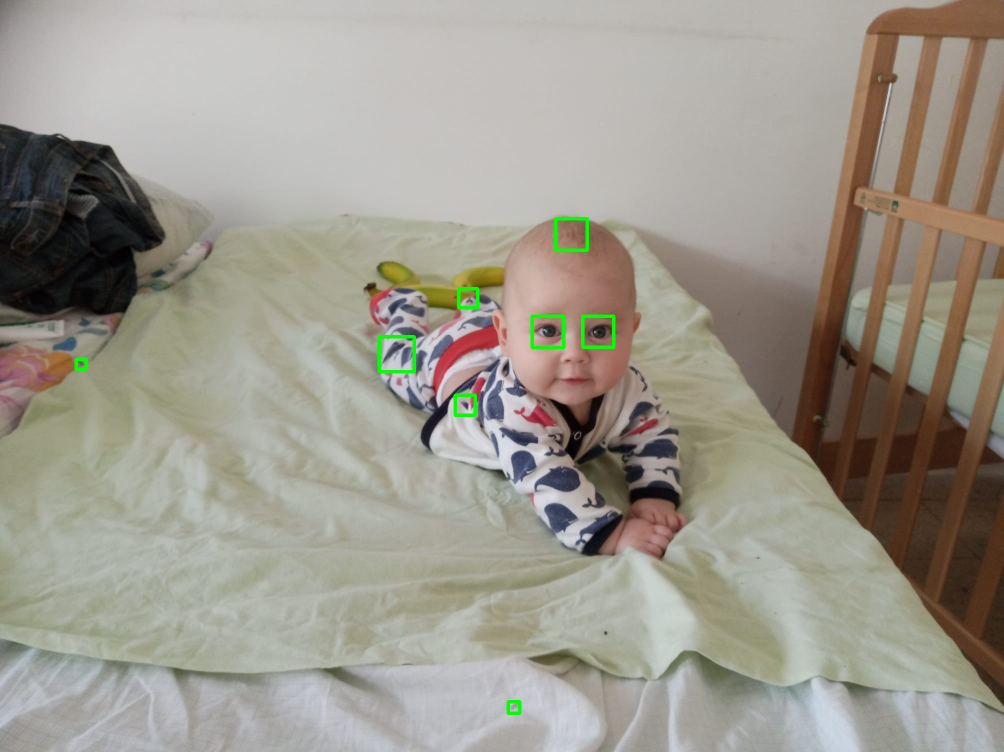
#> input picture detection_examples/5MonthsEitan.jpg, 2008 x 1504 px, given in place of the camera (shown at 1/2 size)
$ python blink_detection_with_computations.py
#> lines starting #> are read from the running program, lines starting #| are printed output that depends on the picture; after the words box and inside, x2 and y2 are one past the last pixel; in counts of white or black regions, pixels touching at a corner belong together
# All the imports go here
import numpy as np
import cv2
import time

# Initializing the face and eye cascade classifiers from xml files
face_cascade = cv2.CascadeClassifier('haarcascade_frontalface_default.xml')
eye_cascade = cv2.CascadeClassifier('haarcascade_eye_tree_eyeglasses.xml')

# Variable store execution state
first_read = True

# Starting the video capture
cap = cv2.VideoCapture(0)
ret, img = cap.read()
#> img is the input picture: shape (1504, 2008, 3); mean B, G, R 140.8, 152.1, 156.5
zero_frame_time = time.time()
last_blink_frame = 0
while (ret):
    ret, img = cap.read()
    # Converting the recorded image to grayscale
    gray = cv2.cvtColor(img, cv2.COLOR_BGR2GRAY)
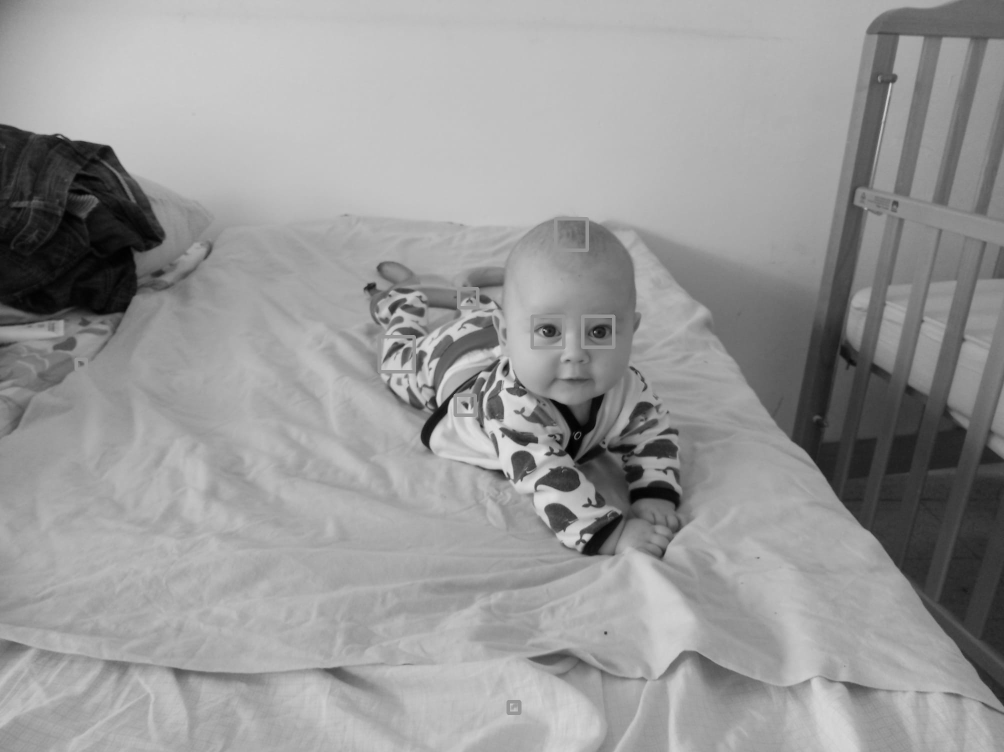
#> gray: shape (1504, 2008) (shown at 1/2 size); min 0, max 225, mean 152.1
    # Applying filter to remove impurities
    gray = cv2.bilateralFilter(gray, 5, 1, 1)

    # Detecting the face for region of image to be fed to eye classifier
    faces = face_cascade.detectMultiScale(gray, 1.3, 5, minSize=(200, 200))
#> faces = [[985, 536, 316, 316]]
    if (len(faces) > 0):
        for (x, y, w, h) in faces:
            img = cv2.rectangle(img, (x, y), (x + w, y + h), (0, 255, 0), 2)

            # roi_face is face which is input to eye classifier
            roi_face = gray[y:y + h, x:x + w]
            roi_face_clr = img[y:y + h, x:x + w]
            eyes = eye_cascade.detectMultiScale(roi_face, 1.3, 5, minSize=(50, 50))

            # Examining the length of eyes object for eyes
            if (len(eyes) >= 2):
                # Check if program is running for detection
                if (first_read):
                    current_frame = (time.time()-zero_frame_time)//0.033
                    cv2.putText(img,
                                f"Open eye detected, frame_number{current_frame}, ",
                                (30, 30),
                                cv2.FONT_HERSHEY_PLAIN, 1,
                                (0, 255, 0), 2)
                    cv2.putText(img,
                                f"frames elapsed since the last blink{current_frame - last_blink_frame}",
                                (70, 70),
                                cv2.FONT_HERSHEY_PLAIN, 1,
                                (0, 255, 0), 2)
                else:
                    current_frame = (time.time() - zero_frame_time) // 0.033
                    cv2.putText(img,
                                f"Eyes open, frame_number{current_frame}, ", (30, 30),
                                cv2.FONT_HERSHEY_PLAIN, 1,
                                (255, 255, 255), 2)
                    cv2.putText(img,
                                f"frames elapsed since the last blink{current_frame - last_blink_frame}",
                                (70, 70),
                                cv2.FONT_HERSHEY_PLAIN, 1,
                                (0, 255, 0), 2)
            else:
                current_frame = (time.time() - zero_frame_time) // 0.033
                if (first_read):
                    # To ensure if the eyes are present before starting
                    cv2.putText(img,
                                f"BLINK! frame_number{current_frame}, ", (30, 30),
                                cv2.FONT_HERSHEY_PLAIN, 1,
                                (0, 0, 255), 2)
                    cv2.putText(img,
                                f"frames elapsed since the last blink{current_frame - last_blink_frame}",
                                (70, 70),
                                cv2.FONT_HERSHEY_PLAIN, 1,
                                (0, 255, 0), 2)
                    last_blink_frame = current_frame
                else:
                    # This will print on console and restart the algorithm
                    print(f"Blink detected--------------\nframe_number{current_frame}, "
                                f"\nframes elapsed since the last blink{current_frame-last_blink_frame}")
                    cv2.waitKey(3000)
                    first_read = True
                    last_blink_frame = current_frame
#> this loop made 1 pass
#> (x, y, w, h, eyes) on pass 1: (985, 536, 316, 316, [[80, 95, 62, 62], [188, 100, 57, 57]])
#> pass 1, `img = cv2.rectangle(img, (x, y), (x + w, y + h), (0, 255, 0), 2)`:
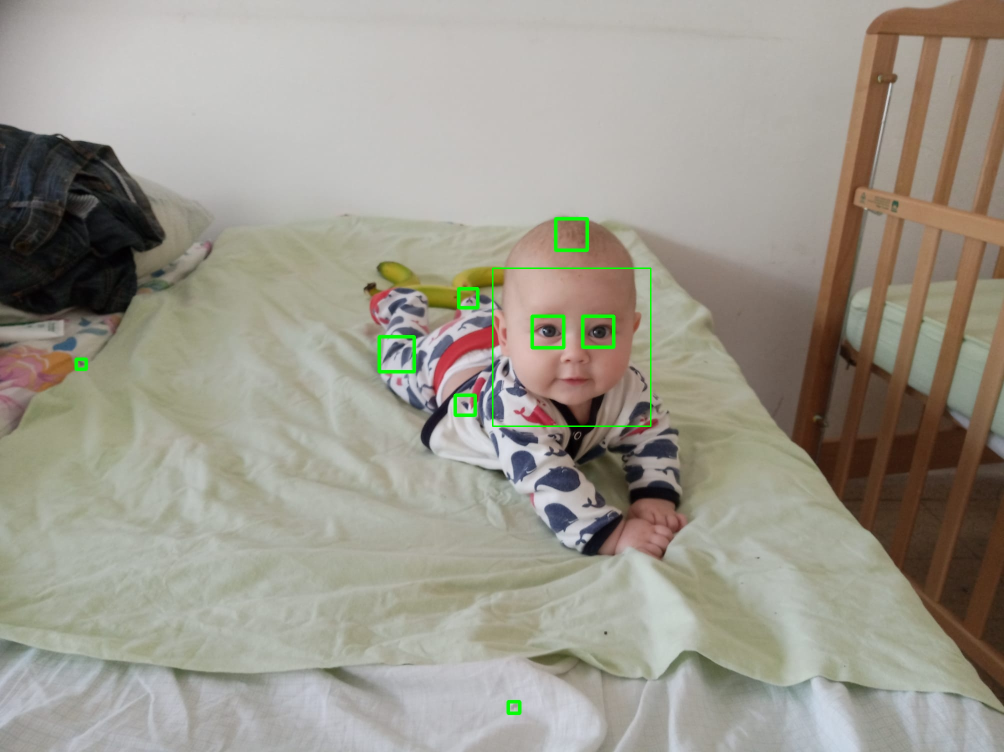
#> img: shape (1504, 2008, 3) (shown at 1/2 size); 0.13% of pixels changed, all inside (x1, y1, x2, y2) = (984, 535, 1303, 854)
#> pass 1, `roi_face = gray[y:y + h, x:x + w]`:
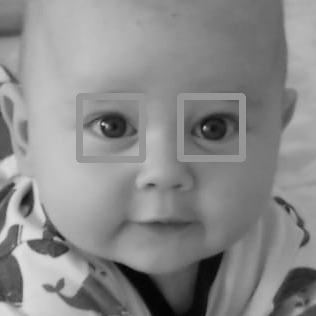
#> roi_face: shape (316, 316); min 2, max 225, mean 137.7
#> pass 1, `roi_face_clr = img[y:y + h, x:x + w]`:
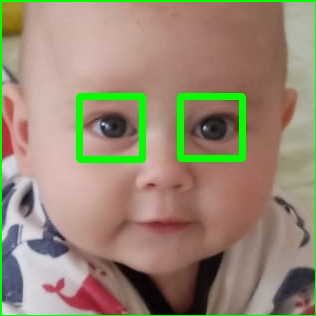
#> roi_face_clr: shape (316, 316, 3); mean B, G, R 114.3, 136.3, 151.6
#> after the loop:
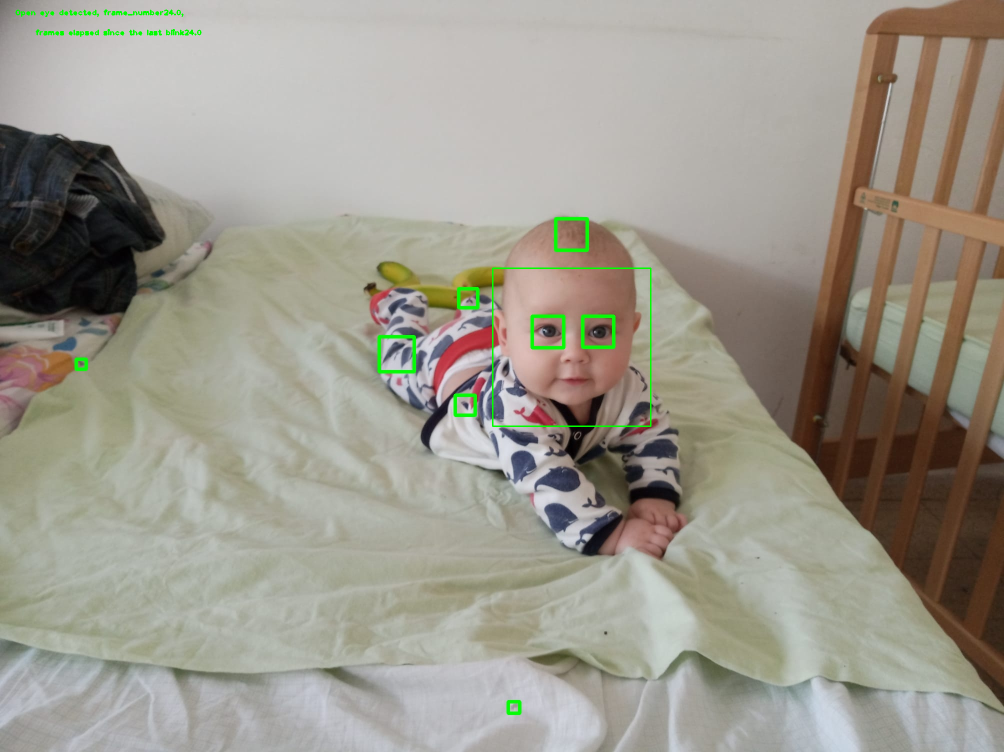
#> img: shape (1504, 2008, 3) (shown at 1/2 size); 0.11% of pixels changed, all inside (x1, y1, x2, y2) = (31, 19, 403, 74)

    else:
        cv2.putText(img,
                    "No face detected", (100, 100),
                    cv2.FONT_HERSHEY_PLAIN, 3,
                    (0, 255, 0), 2)

    # Controlling the algorithm with keys
    cv2.imshow('img', img)
    a = cv2.waitKey(1)
#> (key q is pressed here)
    if (a == ord('q')):
        break
    elif (a == ord('s') and first_read):
        # This will start the detection
        first_read = False

cap.release()
cv2.destroyAllWindows()

$ run again, on detection_examples/Golda.jpg
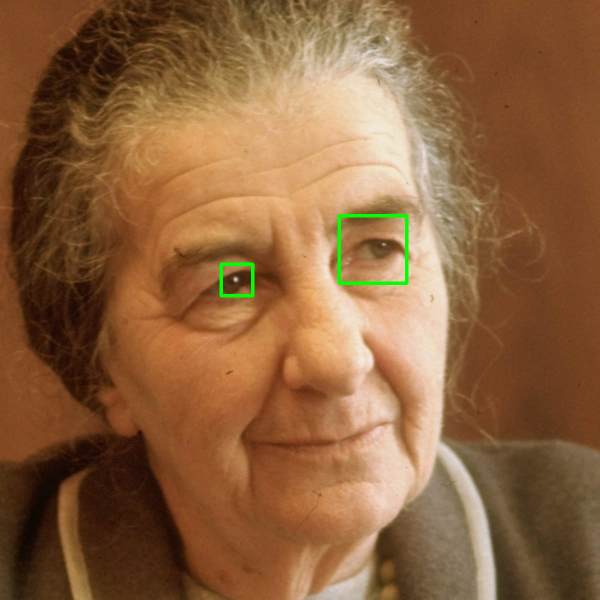
#> input picture detection_examples/Golda.jpg, 1200 x 1200 px, given in place of the camera (shown at 1/2 size)
#> img is the input picture: shape (1200, 1200, 3); mean B, G, R 61.7, 97.8, 140
#> faces = [[176, 176, 881, 881]]
#> the loop `for (x, y, w, h) in faces:` made 1 pass
#> (x, y, w, h, eyes, last_blink_frame) on pass 1: (176, 176, 881, 881, [[227, 326, 130, 130]], 18)
#> pass 1, `roi_face_clr = img[y:y + h, x:x + w]`:
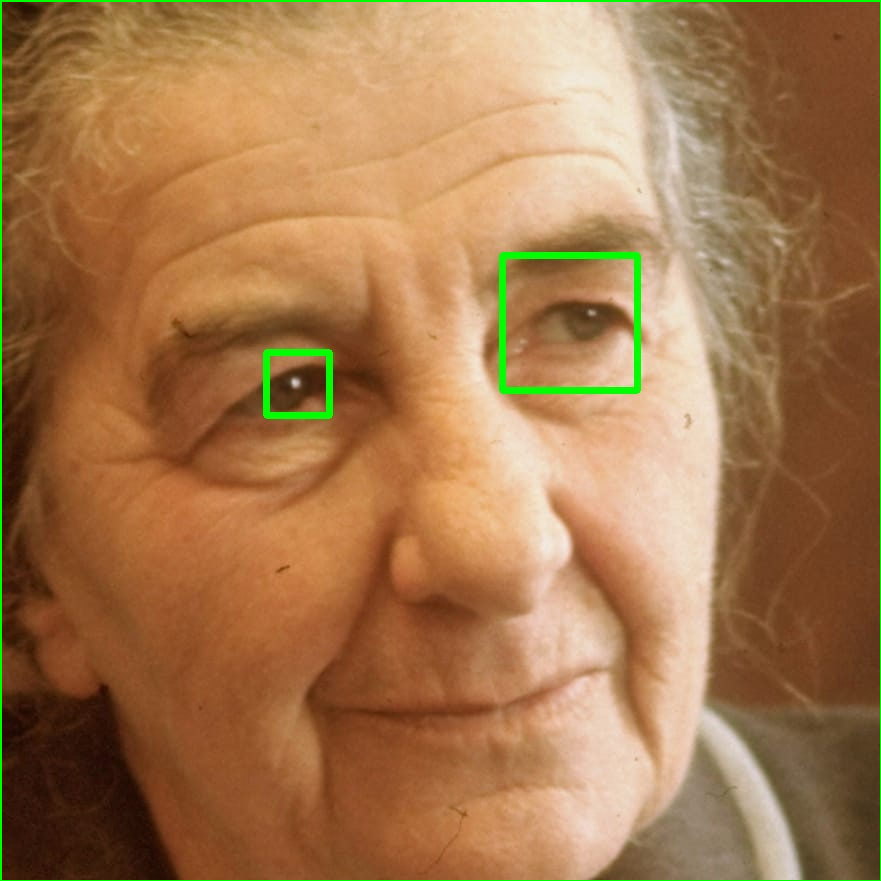
#> roi_face_clr: shape (881, 881, 3); mean B, G, R 77.9, 119.9, 163.5
#> after the loop `for (x, y, w, h) in faces:`:
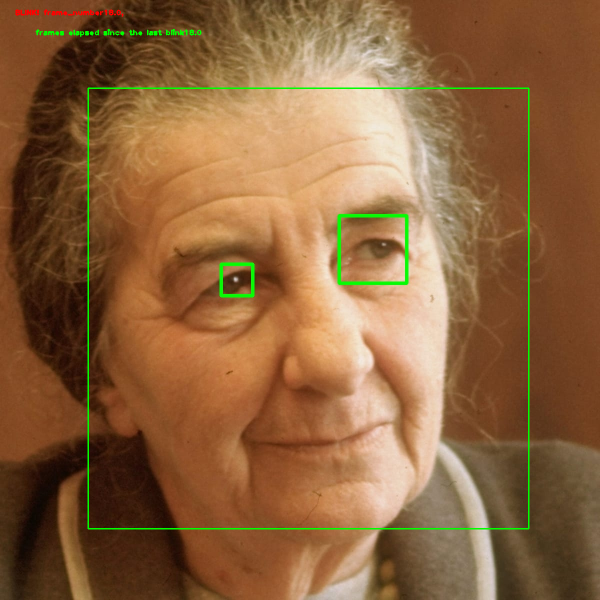
#> img: shape (1200, 1200, 3) (shown at 1/2 size); mean B, G, R 61.3, 99.2, 139.2
